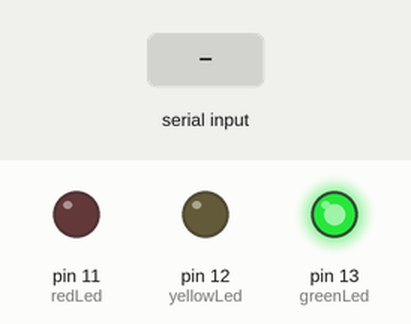
The sketch below on a simulated Arduino Uno, built with avr-gcc and run on an emulated ATmega328P. Parts: output pins drawn as LEDs (lit = HIGH). The test bench sets the inputs (shaded band). What the sketch prints to the serial monitor is not drawn.

Above: at 0.1 s.
At 3.7 s:
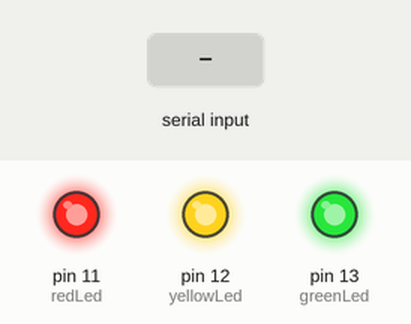
3.8 s: "1" received over Serial
At 8.2 s:
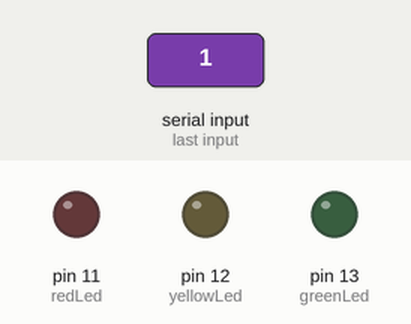
Timing chart, 0 to 20.9 s (numbered marks = the images above; inputs shaded):
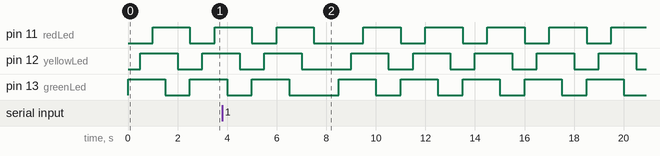

The sketch:

ArduinoBuildLightSerialCommunication.ino
```cpp
const int redLed = 11;
const int yellowLed = 12;
const int greenLed = 13;

int count = 0;

//int lights[] = {11,12,13};

int brightness = 0;    // how bright the LED is
int fadeAmount = 1;    // how many points to fade the LED by
int brightnessMax = 255;
int lightPin = 13;
int lightValue = 10000;

void setup() {
  Serial.begin(9600);
  pinMode(redLed, OUTPUT);
  pinMode(yellowLed, OUTPUT);
  pinMode(greenLed, OUTPUT);
  testLights();
}


void loop() {
  if(count < 25)
  {
     testLights();
     count++;
  }
  //cycleLights();
  readCommand();
  //blinkLight();
}


void testLights()
{
  digitalWrite(greenLed, HIGH);
  delay(500);
  digitalWrite(yellowLed, HIGH);
  delay(500);
  digitalWrite(redLed, HIGH);
  delay(500);
  digitalWrite(greenLed, LOW);
  delay(500);
  digitalWrite(yellowLed, LOW);
  delay(500);
  digitalWrite(redLed, LOW);
}
void cycleLights()
{
  digitalWrite(greenLed, HIGH);
  delay(lightValue);
  digitalWrite(greenLed, LOW);

  digitalWrite(yellowLed, HIGH);
  delay(lightValue);
  digitalWrite(yellowLed, LOW);

  digitalWrite(redLed, HIGH);
  delay(lightValue);
  digitalWrite(redLed, LOW);
}


void blinkLight()
{
  analogWrite(redLed, brightness);
  brightness = brightness + fadeAmount;
  if (brightness == 0 || brightness == brightnessMax) {
    fadeAmount = -fadeAmount ;
  }
  delay(lightValue);
}

void readCommand()
{
  if(Serial.available())
  {
    String input;
    input = Serial.readString();

    Serial.print("Echo ");
    Serial.println(input);
  }
}


//void readCommand()
//{
//  if(Serial.available())
//  {
//    inputSize = 10;
//    char input[inputSize + 1];
//
//    byte size = Serial.readBytes(input, sizeof(input) / sizeof(int));
//    input[size] = 0;
//
//
////    lightPin = Serial.parseInt();
////    lightValue = Serial.parseInt();
////    Serial.println(lightPin);
////    Serial.println(lightValue);
//
//    digitalWrite(lightPin,lightValue);
//  }
//}
```
